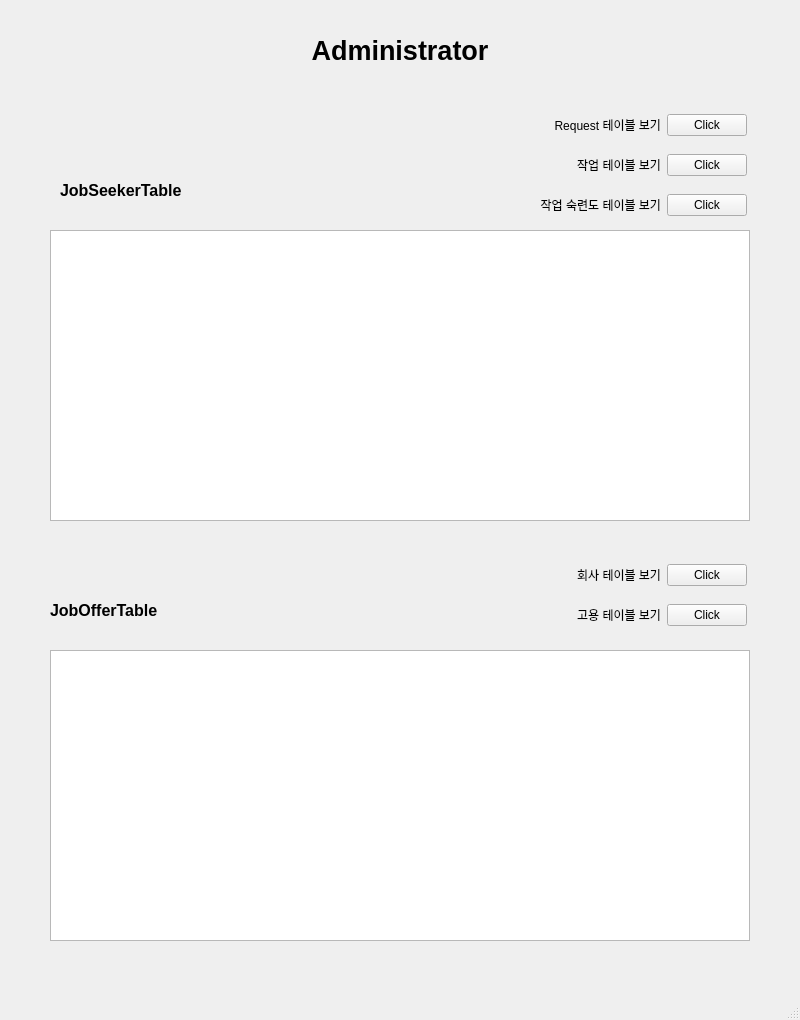
<?xml version="1.0" encoding="UTF-8"?>
<ui version="4.0">
 <class>AdminMainWindow</class>
 <widget class="QMainWindow" name="AdminMainWindow">
  <property name="geometry">
   <rect>
    <x>0</x>
    <y>0</y>
    <width>800</width>
    <height>1020</height>
   </rect>
  </property>
  <property name="windowTitle">
   <string>MainWindow</string>
  </property>
  <widget class="QWidget" name="centralwidget">
   <widget class="QLabel" name="label">
    <property name="geometry">
     <rect>
      <x>250</x>
      <y>0</y>
      <width>300</width>
      <height>100</height>
     </rect>
    </property>
    <property name="font">
     <font>
      <pointsize>20</pointsize>
      <weight>75</weight>
      <bold>true</bold>
     </font>
    </property>
    <property name="text">
     <string>Administrator</string>
    </property>
    <property name="alignment">
     <set>Qt::AlignCenter</set>
    </property>
   </widget>
   <widget class="QTableWidget" name="tableWidget">
    <property name="geometry">
     <rect>
      <x>50</x>
      <y>230</y>
      <width>700</width>
      <height>291</height>
     </rect>
    </property>
   </widget>
   <widget class="QTableWidget" name="tableWidget_2">
    <property name="geometry">
     <rect>
      <x>50</x>
      <y>650</y>
      <width>700</width>
      <height>291</height>
     </rect>
    </property>
   </widget>
   <widget class="QLabel" name="label_2">
    <property name="geometry">
     <rect>
      <x>60</x>
      <y>170</y>
      <width>161</width>
      <height>41</height>
     </rect>
    </property>
    <property name="font">
     <font>
      <pointsize>12</pointsize>
      <weight>75</weight>
      <bold>true</bold>
     </font>
    </property>
    <property name="text">
     <string>JobSeekerTable</string>
    </property>
   </widget>
   <widget class="QLabel" name="label_3">
    <property name="geometry">
     <rect>
      <x>50</x>
      <y>590</y>
      <width>161</width>
      <height>41</height>
     </rect>
    </property>
    <property name="font">
     <font>
      <pointsize>12</pointsize>
      <weight>75</weight>
      <bold>true</bold>
     </font>
    </property>
    <property name="text">
     <string>JobOfferTable</string>
    </property>
   </widget>
   <widget class="QWidget" name="layoutWidget">
    <property name="geometry">
     <rect>
      <x>480</x>
      <y>110</y>
      <width>267</width>
      <height>30</height>
     </rect>
    </property>
    <layout class="QHBoxLayout" name="horizontalLayout_2" stretch="5,1">
     <item>
      <widget class="QLabel" name="label_5">
       <property name="text">
        <string>Request 테이블 보기</string>
       </property>
       <property name="alignment">
        <set>Qt::AlignRight|Qt::AlignTrailing|Qt::AlignVCenter</set>
       </property>
      </widget>
     </item>
     <item>
      <widget class="QPushButton" name="pushButton_2">
       <property name="text">
        <string>Click</string>
       </property>
      </widget>
     </item>
    </layout>
   </widget>
   <widget class="QWidget" name="layoutWidget_2">
    <property name="geometry">
     <rect>
      <x>480</x>
      <y>560</y>
      <width>267</width>
      <height>30</height>
     </rect>
    </property>
    <layout class="QHBoxLayout" name="horizontalLayout_3" stretch="5,1">
     <item>
      <widget class="QLabel" name="label_6">
       <property name="text">
        <string>회사 테이블 보기</string>
       </property>
       <property name="alignment">
        <set>Qt::AlignRight|Qt::AlignTrailing|Qt::AlignVCenter</set>
       </property>
      </widget>
     </item>
     <item>
      <widget class="QPushButton" name="pushButton_3">
       <property name="text">
        <string>Click</string>
       </property>
      </widget>
     </item>
    </layout>
   </widget>
   <widget class="QWidget" name="layoutWidget_3">
    <property name="geometry">
     <rect>
      <x>480</x>
      <y>600</y>
      <width>267</width>
      <height>30</height>
     </rect>
    </property>
    <layout class="QHBoxLayout" name="horizontalLayout_5" stretch="5,1">
     <item>
      <widget class="QLabel" name="label_8">
       <property name="text">
        <string>고용 테이블 보기</string>
       </property>
       <property name="alignment">
        <set>Qt::AlignRight|Qt::AlignTrailing|Qt::AlignVCenter</set>
       </property>
      </widget>
     </item>
     <item>
      <widget class="QPushButton" name="pushButton_5">
       <property name="text">
        <string>Click</string>
       </property>
      </widget>
     </item>
    </layout>
   </widget>
   <widget class="QWidget" name="layoutWidget_4">
    <property name="geometry">
     <rect>
      <x>480</x>
      <y>150</y>
      <width>267</width>
      <height>30</height>
     </rect>
    </property>
    <layout class="QHBoxLayout" name="horizontalLayout_6" stretch="5,1">
     <item>
      <widget class="QLabel" name="label_9">
       <property name="text">
        <string>작업 테이블 보기</string>
       </property>
       <property name="alignment">
        <set>Qt::AlignRight|Qt::AlignTrailing|Qt::AlignVCenter</set>
       </property>
      </widget>
     </item>
     <item>
      <widget class="QPushButton" name="pushButton_6">
       <property name="text">
        <string>Click</string>
       </property>
      </widget>
     </item>
    </layout>
   </widget>
   <widget class="QWidget" name="">
    <property name="geometry">
     <rect>
      <x>480</x>
      <y>190</y>
      <width>267</width>
      <height>30</height>
     </rect>
    </property>
    <layout class="QHBoxLayout" name="horizontalLayout" stretch="5,1">
     <item>
      <widget class="QLabel" name="label_4">
       <property name="text">
        <string>작업 숙련도 테이블 보기</string>
       </property>
       <property name="alignment">
        <set>Qt::AlignRight|Qt::AlignTrailing|Qt::AlignVCenter</set>
       </property>
      </widget>
     </item>
     <item>
      <widget class="QPushButton" name="pushButton">
       <property name="text">
        <string>Click</string>
       </property>
      </widget>
     </item>
    </layout>
   </widget>
  </widget>
  <widget class="QMenuBar" name="menubar">
   <property name="geometry">
    <rect>
     <x>0</x>
     <y>0</y>
     <width>800</width>
     <height>26</height>
    </rect>
   </property>
  </widget>
  <widget class="QStatusBar" name="statusbar"/>
 </widget>
 <resources/>
 <connections/>
</ui>
